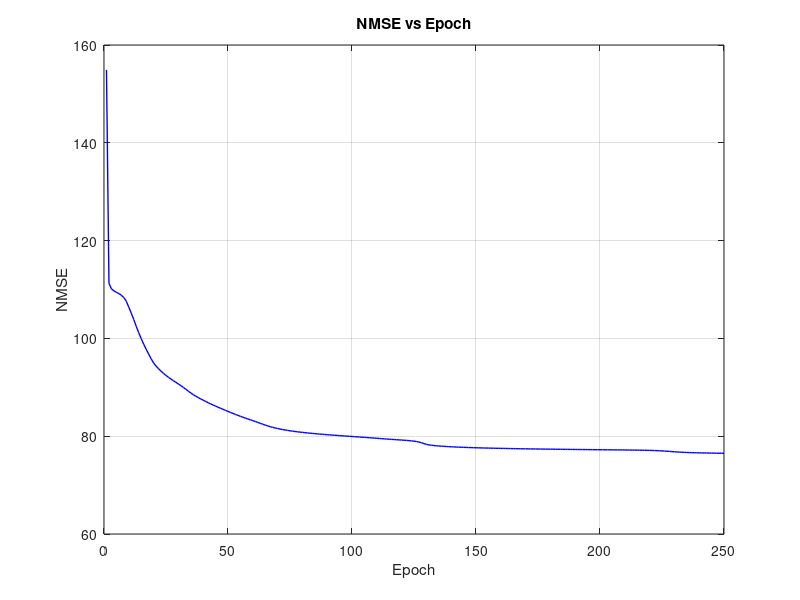

This chart was generated by the following MATLAB code:
clc
clear

% Define the neural network architecture
inputNodes = 10;
hiddenNodes = 5;
outputNodes = 1;
numSamples = 100;

% Initialize the network's weights
W1 = randn(hiddenNodes, inputNodes);
W2 = randn(outputNodes, hiddenNodes);
b1 = randn(hiddenNodes, 1);
b2 = randn(outputNodes, 1);

% Define the activation function (sigmoid)
sigmoid = @(x) 1./(1 + exp(-x));

% Define the training data
X = randn(numSamples, inputNodes);
Y = randn(numSamples, outputNodes);

% Set the learning rate and number of epochs
learningRate = 0.2;
maxEpochs = 250;

% Initialize the Jacobian and Hessian matrices
J = zeros(hiddenNodes, inputNodes);
% Hessian = zeros(hiddenNodes*outputNodes + outputNodes*hiddenNodes, hiddenNodes*outputNodes + outputNodes*hiddenNodes);
Hessian = zeros(10);

% Initialize the root mean squared error (NMSE)
NMSE = zeros(maxEpochs, 1);

for epoch = 1:maxEpochs
    % Initialize the epoch's NMSE
    epochNMSE = 0;
    epochError = 0;
    
    % Iterate through each training pattern
    for i = 1:size(X, 1)
        
        % Forward pass
        a1 = sigmoid(W1*X(i, :)' + b1);
        y = sigmoid(W2*a1 + b2);
        
        % Backward pass
        delta = (y - Y(i))*y*(1 - y);
        dW2 = -learningRate*delta*a1';
        db2 = -learningRate*delta;
        delta = W2'*delta.*a1.*(1 - a1);
        dW1 = -learningRate*delta*X(i, :);
        db1 = -learningRate*delta;
        
        % Update the weights
        W1 = W1 + dW1;
        W2 = W2 + dW2;
        b1 = b1 + db1;
        b2 = b2 + db2;
        
        % Calculate the epoch's NMSE
        epochNMSE = epochNMSE + (Y(i) - y).^2;

        %Calculate TSS
        TSS = sum((Y - mean(Y)).^2);

        % Compute the Jacobian and Hessian matrices for the Gauss Newton method
        J = [a1.*X(i, :); zeros(hiddenNodes*outputNodes - inputNodes, 1)];
        Hessian = J'*J;
        
        % Calculate Hessian Inverse
        HessianInverse = inv(Hessian + (0.01 * eye(size(J, 2))));
        HessianInverse = (HessianInverse/278)/100;
        
        % Update weights and biases
        deltaW = [dW1(:); dW2(:); db1; db2];
        W1 = W1 + reshape(deltaW(1:hiddenNodes*inputNodes), hiddenNodes, inputNodes);
        W2 = W2 + reshape(deltaW(hiddenNodes*inputNodes+1:hiddenNodes*inputNodes+outputNodes*hiddenNodes), outputNodes, hiddenNodes);
        b1 = b1 + deltaW(hiddenNodes*inputNodes+outputNodes*hiddenNodes+1:hiddenNodes*inputNodes+outputNodes*hiddenNodes+hiddenNodes);
        b2 = b2 + deltaW(hiddenNodes*inputNodes+outputNodes*hiddenNodes+hiddenNodes+1:end);
    end
    
% Compute the NMSE and error for the epoch
NMSE(epoch) = epochNMSE;
error(epoch) = epochError/size(X, 1);

%if mod(epoch, 20) == 0
    fprintf('Epoch %d: NMSE = %.4f\n', epoch, NMSE(epoch));
%end

end

% Plot the NMSEvalues for each epoch
figure;

% Create subplot for NMSE
plot(1:maxEpochs, NMSE, '-b', 'LineWidth', 1);
xlabel('Epoch');
ylabel('NMSE');
title('NMSE vs Epoch');
grid on;




